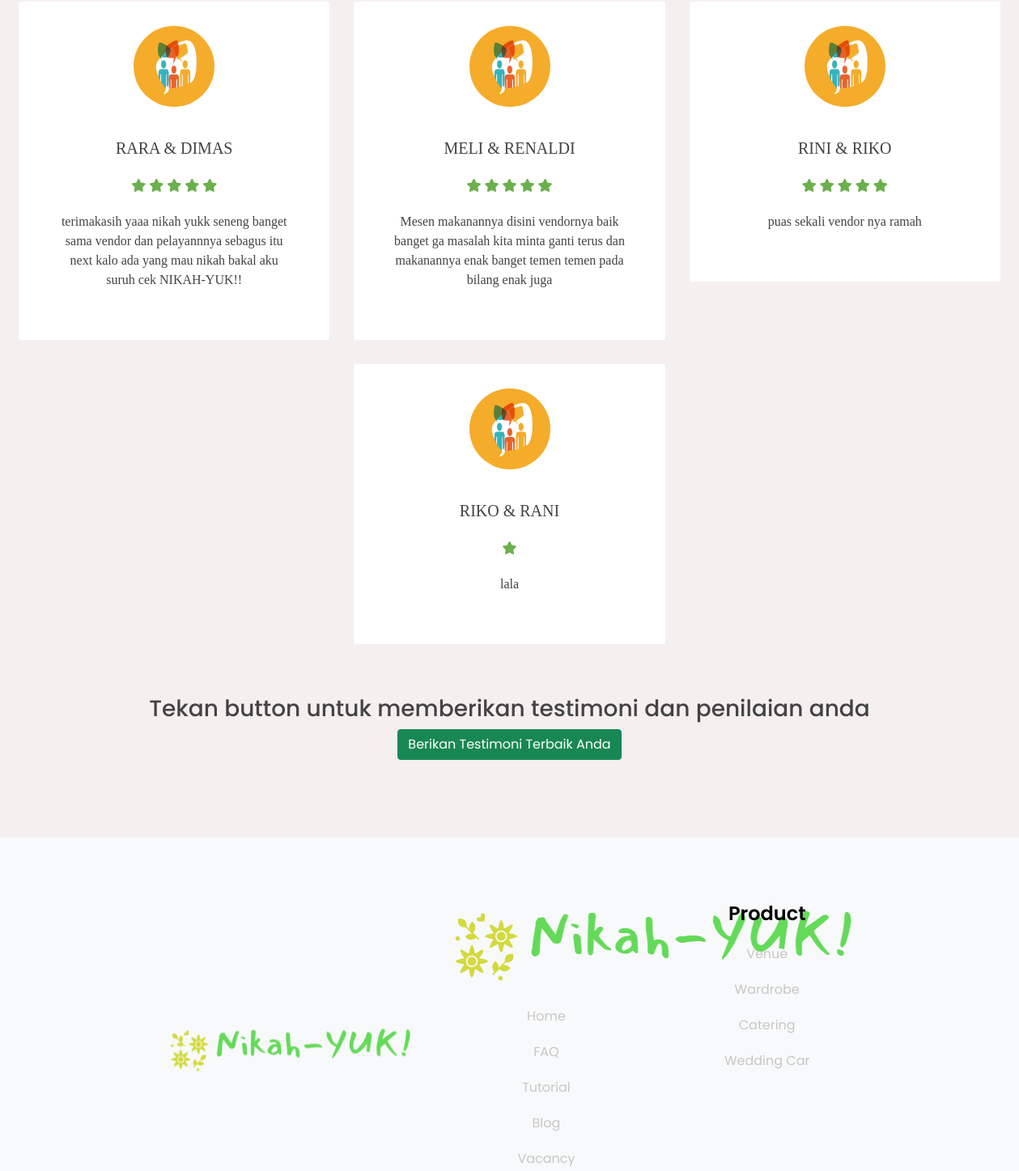
/view/user/testimoni_user.php (middle part), run on an earlier commit of the app's database.
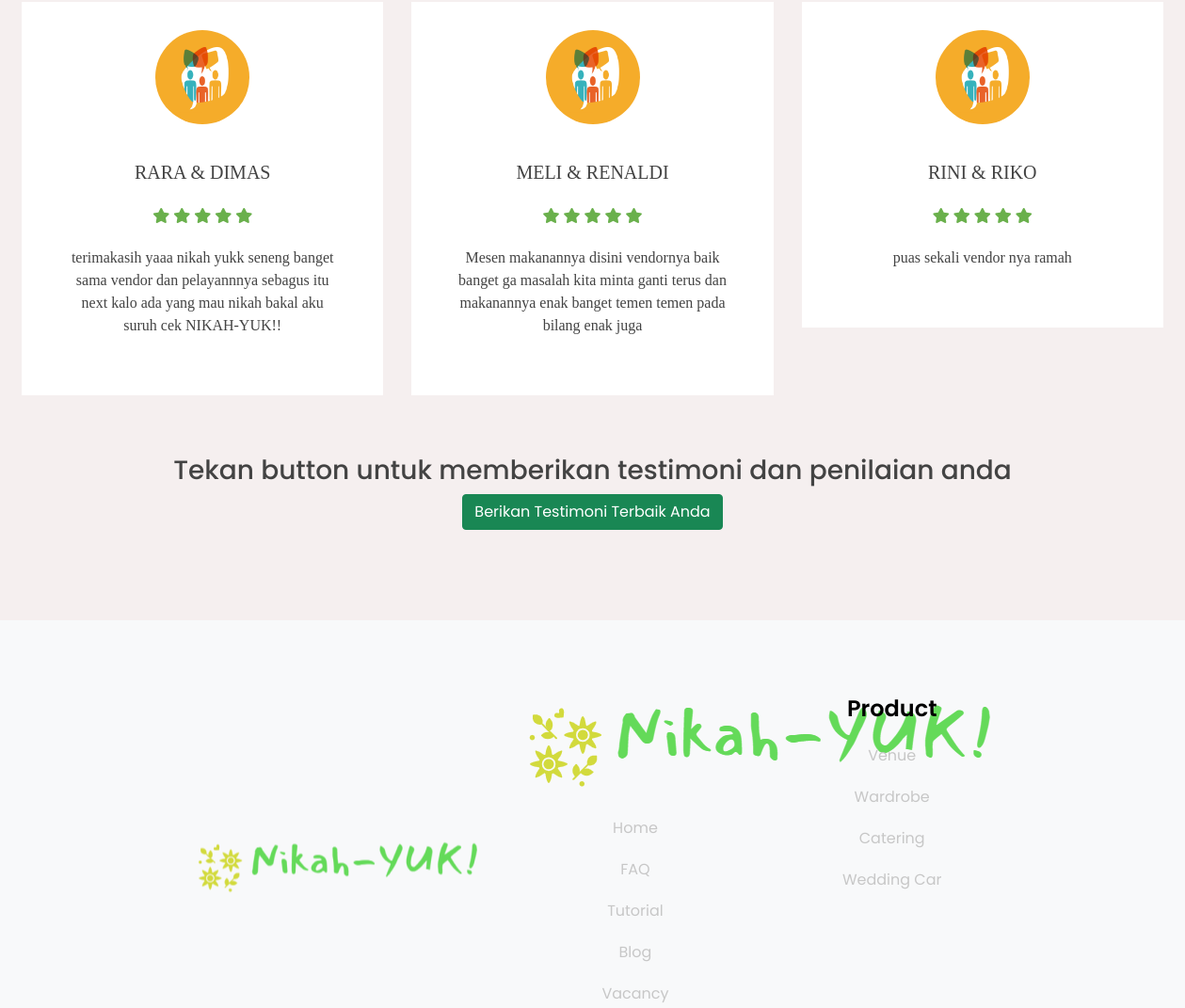
And on a later commit of the database.
### tables this page shows
CREATE TABLE `testimoni` (
  `id` int(11) NOT NULL,
  `name` varchar(222) NOT NULL,
  `message` text NOT NULL,
  `email` varchar(30) NOT NULL,
  `nilai` int(1) NOT NULL
);

### view/user/testimoni_user.php (the view, shortened to what the changed rows need)
<!DOCTYPE html>
<html lang="en">
<head>
    <link href="https://cdn.jsdelivr.net/npm/bootstrap@5.0.0-beta2/dist/css/bootstrap.min.css" rel="stylesheet">
    <link rel="stylesheet" href="https://use.fontawesome.com/releases/v5.5.0/css/all.css">
    <link rel="stylesheet" href="sweetalert2.min.css">
    <link rel="stylesheet" type="text/css" href="../../style/testimoni_page.css">
</head>
<body>
    <section style="height:100%; width: 100%; box-sizing: border-box; background-color: #FFFFFF">
        <div class="header-4-2" style="font-family: 'Poppins', sans-serif;">
            <div class="testimonials">
                <div class="inner">
                    <div class="row">
                        <?php
                        include('../../controller/db_conn.php');
                        $query = "SELECT * FROM testimoni";
                        $select = $conn->prepare($query);
                        $select->execute();
                        $result = $select->get_result();
                        if ($result->num_rows > 0) {
                            while ($row = $result->fetch_assoc()) {
                                foreach ($result as $row) :
                        ?>
                                    <div class="col">
                                        <div class="testimonial">
                                            <img src="../../img/testi.png" alt="">
                                            <div class="card-body">
                                                <div class="name"><?php echo $row["name"] ?></b></div>
                                                <div class="stars">
                                                    <?php for ($x = 1; $x <= $row["nilai"]; $x++) { ?>
                                                        <i class="fas fa-star"></i>
                                                    <?php } ?>
                                                </div>
                                                <p><?php echo $row["message"] ?></p>
                                            </div>
                                        </div>
                                    </div>
                        <?php endforeach;
                            }
                        } ?>
                    </div>
                </div>
                                            </head>
                                            <body>
                <div class="footer">
                    <br><br><br><br>
                    <div style="font-family: 'Poppins', sans-serif;">
                        <div class="list-footer-footer-2-2 bg-light">
                            <div class="row">
                                <div class="col-lg-3 col-md-6">
                                    <h2 class="footer-text-title-footer-2-2 list-space-footer-2-2-title">Product</h2>
                                </div>
                            </div>
                        </div>
                    </div>
                </div>
            </div>
    </section>
</body>
</html>

What changed in the data, as far as the page shows it:
removed testimoni: name "RIKO & RANI", nilai 1 (drawn), message "lala"
